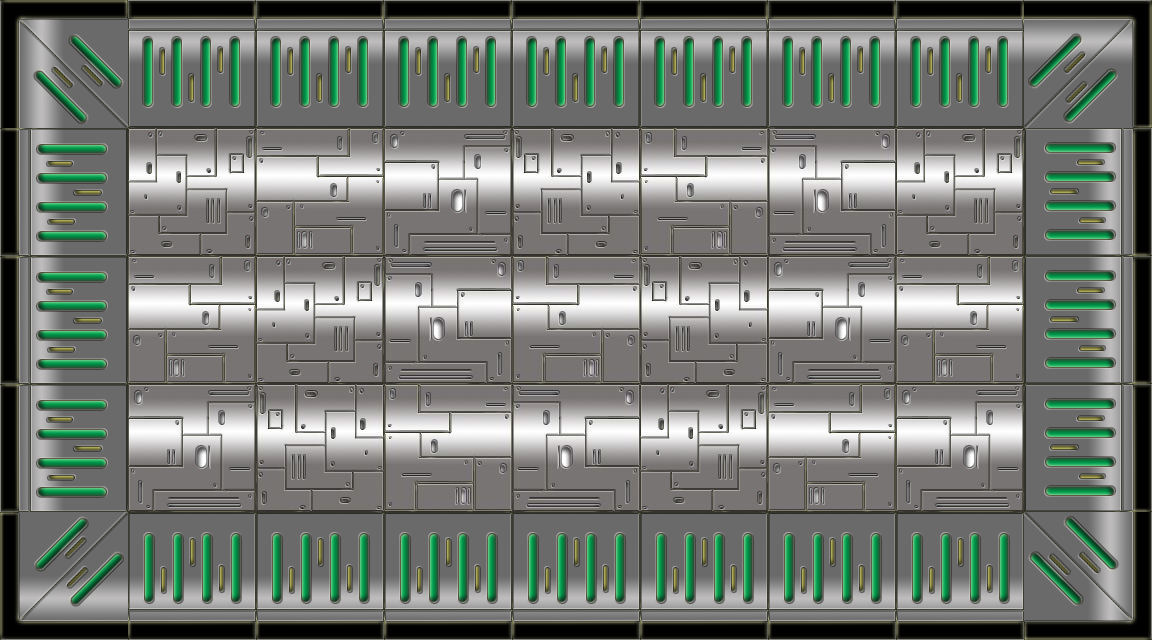

This is a level from a 2D game, rendered from its Tiled map with the project's own tilesets. A one-line summary and the map file follow, with tile-layer data summarised:
An orthogonal 36x20 tile map with 32x32 px tiles, 2 tile layers (Tile Layer 1, Tile Layer 2), 14 tilesets.

<map version="1.0" orientation="orthogonal" renderorder="right-down" width="36" height="20" tilewidth="32" tileheight="32" nextobjectid="1">
 <tileset firstgid="1" name="WALL_4" tilewidth="32" tileheight="32">
  <image source="WALL_4.png" trans="ff00ff" width="128" height="128" />
 </tileset>
 <tileset firstgid="17" name="WALL_5" tilewidth="32" tileheight="32">
  <image source="WALL_5.png" trans="ff00ff" width="128" height="128" />
 </tileset>
 <tileset firstgid="33" name="WALL_6" tilewidth="32" tileheight="32">
  <image source="WALL_6.png" trans="ff00ff" width="128" height="128" />
 </tileset>
 <tileset firstgid="49" name="WALL_7" tilewidth="32" tileheight="32">
  <image source="WALL_7.png" trans="ff00ff" width="128" height="128" />
 </tileset>
 <tileset firstgid="65" name="WALL_0" tilewidth="32" tileheight="32">
  <image source="WALL_0.png" trans="ff00ff" width="128" height="128" />
 </tileset>
 <tileset firstgid="81" name="WALL_1" tilewidth="32" tileheight="32">
  <image source="WALL_1.png" trans="ff00ff" width="128" height="128" />
 </tileset>
 <tileset firstgid="97" name="WALL_2" tilewidth="32" tileheight="32">
  <image source="WALL_2.png" trans="ff00ff" width="128" height="128" />
 </tileset>
 <tileset firstgid="113" name="WALL_3" tilewidth="32" tileheight="32">
  <image source="WALL_3.png" trans="ff00ff" width="128" height="128" />
 </tileset>
 <tileset firstgid="129" name="FLOOR_0" tilewidth="32" tileheight="32">
  <image source="FLOOR_0.png" trans="ff00ff" width="128" height="128" />
 </tileset>
 <tileset firstgid="145" name="FLOOR_1" tilewidth="32" tileheight="32">
  <image source="FLOOR_1.png" trans="ff00ff" width="128" height="128" />
 </tileset>
 <tileset firstgid="161" name="FLOOR_2" tilewidth="32" tileheight="32">
  <image source="FLOOR_2.png" trans="ff00ff" width="128" height="128" />
 </tileset>
 <tileset firstgid="177" name="FLOOR_3" tilewidth="32" tileheight="32">
  <image source="FLOOR_3.png" trans="ff00ff" width="128" height="128" />
 </tileset>
 <tileset firstgid="193" name="FLOOR_4" tilewidth="32" tileheight="32">
  <image source="FLOOR_4.png" trans="ff00ff" width="128" height="128" />
 </tileset>
 <tileset firstgid="209" name="FLOOR_6" tilewidth="32" tileheight="32">
  <image source="FLOOR_6.jpg" trans="ff00ff" width="128" height="128" />
 </tileset>
 <layer name="Tile Layer 1" width="36" height="20">
  <data>[720 cells, 384 non-empty, 128 distinct tile ids]</data>
 </layer>
 <layer name="Tile Layer 2" width="36" height="20">
  <data>[720 cells, 336 non-empty, 96 distinct tile ids]</data>
 </layer>
</map>
